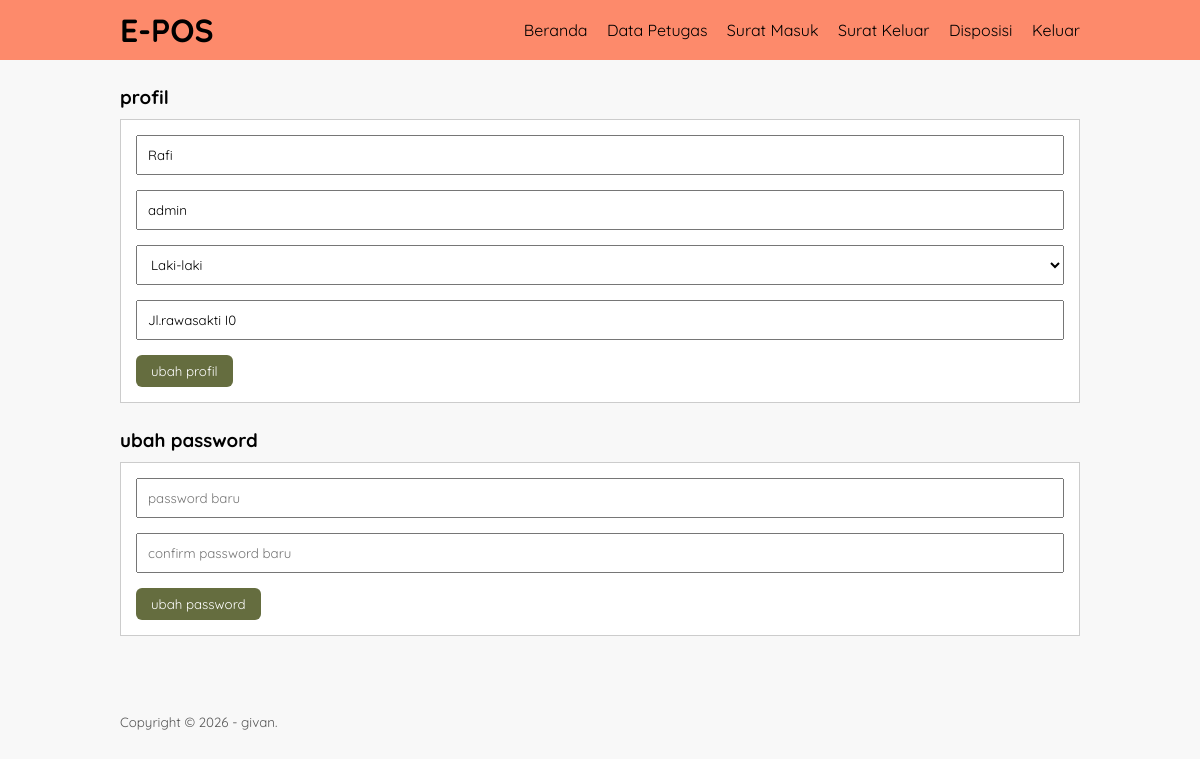
The page /data-petugas.php (signed in) on the database its author committed.
### tables this page shows
CREATE TABLE `petugas` (
  `kd_petugas` varchar(11) NOT NULL,
  `username` varchar(50) NOT NULL,
  `password` varchar(50) NOT NULL,
  `nama_lengkap` varchar(40) NOT NULL,
  `jenis_kelamin` enum('L','P') NOT NULL,
  `alamat` text NOT NULL
);

### data-petugas.php (the view, shortened to what this page needs)
<?php
    include 'db.php';
    $query = mysqli_query($conn, "SELECT * FROM petugas WHERE kd_petugas = '".$_SESSION['id']."' ");
    $d = mysqli_fetch_object($query);
?>
<!DOCTYPE html>
<html>
<head>
    <link rel="stylesheet" type="text/css" href="css/style.css">
</head>
<body>
    <header>
        <div class="container">
            <h1><a href="dashboard.php">E-POS</a></h1>
            <ul>
                <li><a href="dashboard.php">Beranda</a></li>
                <li><a href="data-petugas.php">Data Petugas</a></li>
                <li><a href="surat-masuk.php">Surat Masuk</a></li>
                <li><a href="surat-keluar.php">Surat Keluar</a></li>
                <li><a href="disposisi.php">Disposisi</a></li>
                <li><a href="logout.php">Keluar</a></li>
            </ul>
        </div>
    </header>
    <div class="section">
        <div class="container">
            <h3>profil</h3>
            <div class="box">
            <form action="" method="POST">
                <input type="text" name="nama" placeholder="nama lengkap" class="input-control" value="<?php echo $d->nama_lengkap ?>" required>
                <input type="text" name="user" placeholder="usename" class="input-control" value="<?php echo $d->username ?>" required>
                <select class="input-control" name="jk" required>
                <option value="L" <?php echo ($d->jenis_kelamin == 'L')? 'selected':''; ?>>Laki-laki</option>
                </select>
                <input type="text" name="alamat" placeholder="alamat" class="input-control" value="<?php echo $d->alamat ?>" required>
                <input type="submit" name="submit" value="ubah profil" class="btn">
            </form>
            </div>
            <h3>ubah password</h3>
            <div class="box">
                <form action="" method="POST">
                <input type="password" name="pass1" placeholder="password baru" class="input-control" required>
                <input type="password" name="pass2" placeholder="confirm password baru" class="input-control" required>
                <input type="submit" name="ubah_password" value="ubah password" class="btn">
                </form>
            </div>
        </div>
    </div>
    <footer>
        <div class="container">
            <small>Copyright &copy; 2026 - givan.</small>
        </div>
    </footer>
</body>
</html>

### style.css (style rules this page uses)
* { padding: 0; margin: 0; font-family: 'Quicksand', sans-serif; }
body { background-color: #f8f8f8; }
a { color: inherit; text-decoration: none; }
.input-control { width: 100%; padding: 10px; margin-bottom: 15px; box-sizing: border-box; }
.btn { padding: 8px 15px; background-color: #656D3F; color: #fff; border: none; cursor: pointer; border-radius: 6px; }
header { background-color: #FD8A6B; }
header h1 { float: left; padding: 10px 0; }
header ul { float: right; }
header ul li { display: inline-block; }
header ul li a { padding: 20px 0 20px 15px; display: inline-block; }
.container { width: 80%; margin: 0 auto; }
.container::after { content: ''; display: block; clear: both; }
.section { padding: 25px 0; }
.box { background-color: #fff; border: 1px solid #ccc; padding: 15px; box-sizing: border-box; margin: 10px 0 25px 0; }
.box::after { content: ''; display: block; clear: both; }
footer { padding: 25px 0; }
footer small { color: #555; }

### rows shown on the page
petugas: nama "Rafi", user "admin", jk "Laki-laki", alamat "Jl.rawasakti I0"
